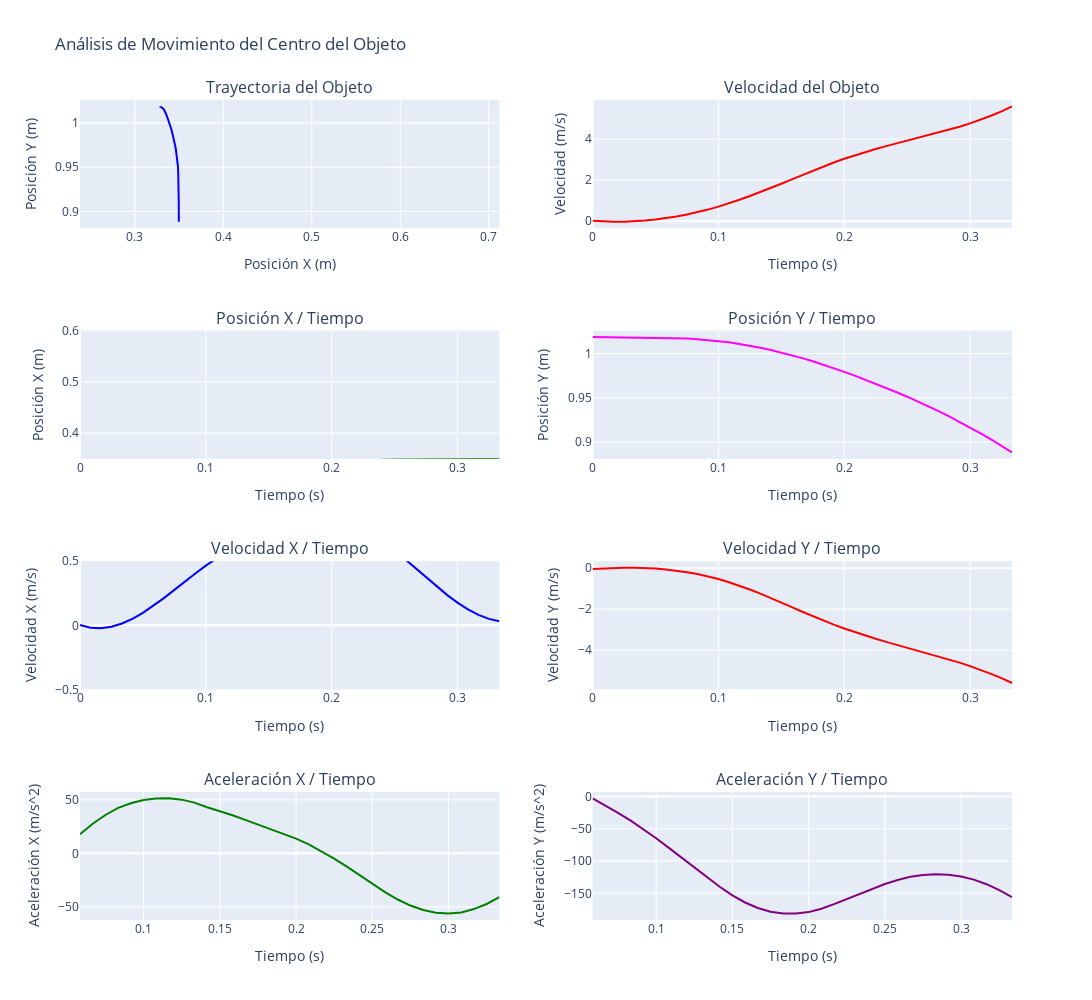

Notebook code cell kept with this figure:
### Code cell
# Elegir dataframe a graficar
dfG = dfCentro
dfG_speed = dfCentro_speed.copy()
dfG_acceleration = dfCentro_acceleration.copy()

import plotly.graph_objects as go
from plotly.subplots import make_subplots

# Suponiendo que tienes tus DataFrames cargados (dfG, dfG_speed, dfG_acceleration)

# Crear figura y ejes
fig = make_subplots(rows=4, cols=2, subplot_titles=("Trayectoria del Objeto", "Velocidad del Objeto", "Posición X / Tiempo", "Posición Y / Tiempo","Velocidad X / Tiempo", "Velocidad Y / Tiempo", "Aceleración X / Tiempo", "Aceleración Y / Tiempo"))

# Grafica la trayectoria
fig.update_xaxes(title_text="Posición X (m)", range=[0.35, 0.6], row=1, col=1, scaleanchor="y") # Relación 1:1 entre X e Y
fig.update_yaxes(title_text="Posición Y (m)", row=1, col=1)
fig.add_trace(go.Scatter(x=dfG['X'], y=dfG['Y'], mode='lines', marker=dict(color='blue')), row=1, col=1)

# Grafica la velocidad
fig.update_yaxes(title_text="Velocidad (m/s)", row=1, col=2)
fig.update_xaxes(title_text="Tiempo (s)", row=1, col=2)
fig.add_trace(go.Scatter(x=dfG_speed['Time (sec)'], y=dfG_speed['Speed'], mode='lines', marker=dict(color='red'), name='Velocidad Total'), row=1, col=2)

# Grafica la posición X / tiempo
fig.update_yaxes(title_text="Posición X (m)", range=[0.35,0.6], row=2, col=1)
fig.update_xaxes(title_text="Tiempo (s)", row=2, col=1)
fig.add_trace(go.Scatter(x=dfG['Time (sec)'], y=dfG['X'], mode='lines', marker=dict(color='green')), row=2, col=1)

# Grafica la posición Y / tiempo
fig.update_yaxes(title_text="Posición Y (m)", row=2, col=2)
fig.update_xaxes(title_text="Tiempo (s)", row=2, col=2)
fig.add_trace(go.Scatter(x=dfG['Time (sec)'], y=dfG['Y'], mode='lines', marker=dict(color='magenta')), row=2, col=2)

# Grafica la velocidad X / tiempo
fig.update_yaxes(title_text="Velocidad X (m/s)", range=[-0.5,0.5], row=3, col=1)
fig.update_xaxes(title_text="Tiempo (s)", row=3, col=1)
fig.add_trace(go.Scatter(x=dfG_speed['Time (sec)'], y=dfG_speed['Speed_X'], mode='lines', marker=dict(color='blue')), row=3, col=1)

# Grafica la velocidad Y / tiempo
fig.update_yaxes(title_text="Velocidad Y (m/s)", row=3, col=2)
fig.update_xaxes(title_text="Tiempo (s)", row=3, col=2)
fig.add_trace(go.Scatter(x=dfG_speed['Time (sec)'], y=dfG_speed['Speed_Y'], mode='lines', marker=dict(color='red')), row=3, col=2)

# Grafica la aceleración X / tiempo
fig.update_yaxes(title_text="Aceleración X (m/s^2)", row=4, col=1)
fig.update_xaxes(title_text="Tiempo (s)", row=4, col=1)
fig.add_trace(go.Scatter(x=dfG_acceleration['Time (sec)'], y=dfG_acceleration['Acceleration_X'], mode='lines', marker=dict(color='green')), row=4, col=1)

# Grafica la aceleración Y / tiempo
fig.update_yaxes(title_text="Aceleración Y (m/s^2)", row=4, col=2)
fig.update_xaxes(title_text="Tiempo (s)", row=4, col=2)
fig.add_trace(go.Scatter(x=dfG_acceleration['Time (sec)'], y=dfG_acceleration['Acceleration_Y'], mode='lines', marker=dict(color='purple')), row=4, col=2)

# Actualizar los títulos y ajustar el diseño
fig.update_layout(height=1000, width=1200, title_text="Análisis de Movimiento del Centro del Objeto", showlegend=False)

# Mostrar los gráficos
fig.show()

### Figure 1 — Plotly figure (JSON) as saved in the notebook; plotly's stock layout.template omitted (floating-point values rounded to 4 significant figures)
{"data": [{"marker": {"color": "blue"}, "mode": "lines", "type": "scatter", "x": [0.3286, 0.3285, 0.3285, 0.3286, 0.3288, 0.3291, 0.3295, 0.33, 0.3305, 0.3311, 0.3318, 0.3325, 0.3333, 0.3341, 0.3348, 0.3357, 0.3366, 0.3376, 0.3385, 0.3395, 0.3405, 0.3415, 0.3425, 0.3435, 0.3445, 0.3453, 0.3462, 0.3469, 0.3476, 0.3481, 0.3486, 0.3489, 0.3491, 0.3492, 0.3494, 0.3494, 0.3495, 0.3495, 0.3495, 0.3496, 0.3496], "xaxis": "x", "y": [1.019, 1.019, 1.018, 1.018, 1.018, 1.018, 1.018, 1.018, 1.017, 1.017, 1.016, 1.015, 1.014, 1.013, 1.011, 1.009, 1.007, 1.004, 1.001, 0.9982, 0.9949, 0.9913, 0.9876, 0.9836, 0.9793, 0.975, 0.9705, 0.9659, 0.9612, 0.9563, 0.9512, 0.946, 0.9405, 0.9348, 0.9289, 0.9228, 0.9164, 0.9098, 0.9029, 0.8957, 0.8883], "yaxis": "y"}, {"marker": {"color": "red"}, "mode": "lines", "name": "Velocidad Total", "type": "scatter", "x": [0, 0.008333, 0.01667, 0.025, 0.03333, 0.04167, 0.05, 0.05833, 0.06667, 0.075, 0.08333, 0.09167, 0.1, 0.1083, 0.1167, 0.125, 0.1333, 0.1417, 0.15, 0.1583, 0.1667, 0.175, 0.1833, 0.1917, 0.2, 0.2083, 0.2167, 0.225, 0.2333, 0.2417, 0.25, 0.2583, 0.2667, 0.275, 0.2833, 0.2917, 0.3, 0.3083, 0.3167, 0.325, 0.3333], "xaxis": "x2", "y": [0.01841, -0.01079, -0.0234, -0.01969, 9.523e-05, 0.03569, 0.08684, 0.1533, 0.2348, 0.331, 0.4418, 0.5685, 0.7123, 0.8724, 1.047, 1.233, 1.426, 1.622, 1.832, 2.046, 2.261, 2.472, 2.675, 2.869, 3.051, 3.22, 3.378, 3.525, 3.665, 3.8, 3.931, 4.057, 4.186, 4.319, 4.46, 4.611, 4.775, 4.953, 5.149, 5.366, 5.605], "yaxis": "y2"}, {"marker": {"color": "green"}, "mode": "lines", "type": "scatter", "x": [0, 0.008333, 0.01667, 0.025, 0.03333, 0.04167, 0.05, 0.05833, 0.06667, 0.075, 0.08333, 0.09167, 0.1, 0.1083, 0.1167, 0.125, 0.1333, 0.1417, 0.15, 0.1583, 0.1667, 0.175, 0.1833, 0.1917, 0.2, 0.2083, 0.2167, 0.225, 0.2333, 0.2417, 0.25, 0.2583, 0.2667, 0.275, 0.2833, 0.2917, 0.3, 0.3083, 0.3167, 0.325, 0.3333], "xaxis": "x3", "y": [0.3286, 0.3285, 0.3285, 0.3286, 0.3288, 0.3291, 0.3295, 0.33, 0.3305, 0.3311, 0.3318, 0.3325, 0.3333, 0.3341, 0.3348, 0.3357, 0.3366, 0.3376, 0.3385, 0.3395, 0.3405, 0.3415, 0.3425, 0.3435, 0.3445, 0.3453, 0.3462, 0.3469, 0.3476, 0.3481, 0.3486, 0.3489, 0.3491, 0.3492, 0.3494, 0.3494, 0.3495, 0.3495, 0.3495, 0.3496, 0.3496], "yaxis": "y3"}, {"marker": {"color": "magenta"}, "mode": "lines", "type": "scatter", "x": [0, 0.008333, 0.01667, 0.025, 0.03333, 0.04167, 0.05, 0.05833, 0.06667, 0.075, 0.08333, 0.09167, 0.1, 0.1083, 0.1167, 0.125, 0.1333, 0.1417, 0.15, 0.1583, 0.1667, 0.175, 0.1833, 0.1917, 0.2, 0.2083, 0.2167, 0.225, 0.2333, 0.2417, 0.25, 0.2583, 0.2667, 0.275, 0.2833, 0.2917, 0.3, 0.3083, 0.3167, 0.325, 0.3333], "xaxis": "x4", "y": [1.019, 1.019, 1.018, 1.018, 1.018, 1.018, 1.018, 1.018, 1.017, 1.017, 1.016, 1.015, 1.014, 1.013, 1.011, 1.009, 1.007, 1.004, 1.001, 0.9982, 0.9949, 0.9913, 0.9876, 0.9836, 0.9793, 0.975, 0.9705, 0.9659, 0.9612, 0.9563, 0.9512, 0.946, 0.9405, 0.9348, 0.9289, 0.9228, 0.9164, 0.9098, 0.9029, 0.8957, 0.8883], "yaxis": "y4"}, {"marker": {"color": "blue"}, "mode": "lines", "type": "scatter", "x": [0, 0.008333, 0.01667, 0.025, 0.03333, 0.04167, 0.05, 0.05833, 0.06667, 0.075, 0.08333, 0.09167, 0.1, 0.1083, 0.1167, 0.125, 0.1333, 0.1417, 0.15, 0.1583, 0.1667, 0.175, 0.1833, 0.1917, 0.2, 0.2083, 0.2167, 0.225, 0.2333, 0.2417, 0.25, 0.2583, 0.2667, 0.275, 0.2833, 0.2917, 0.3, 0.3083, 0.3167, 0.325, 0.3333], "xaxis": "x5", "y": [0.002592, -0.01849, -0.02234, -0.01082, 0.01421, 0.05087, 0.09731, 0.1517, 0.2121, 0.2766, 0.3435, 0.405, 0.4659, 0.5251, 0.5809, 0.6307, 0.6721, 0.7026, 0.7345, 0.7628, 0.7864, 0.8048, 0.8167, 0.8215, 0.8179, 0.8043, 0.7799, 0.7455, 0.7008, 0.6469, 0.5852, 0.516, 0.4447, 0.3732, 0.3036, 0.2378, 0.1776, 0.125, 0.08186, 0.0502, 0.03191], "yaxis": "y5"}, {"marker": {"color": "red"}, "mode": "lines", "type": "scatter", "x": [0, 0.008333, 0.01667, 0.025, 0.03333, 0.04167, 0.05, 0.05833, 0.06667, 0.075, 0.08333, 0.09167, 0.1, 0.1083, 0.1167, 0.125, 0.1333, 0.1417, 0.15, 0.1583, 0.1667, 0.175, 0.1833, 0.1917, 0.2, 0.2083, 0.2167, 0.225, 0.2333, 0.2417, 0.25, 0.2583, 0.2667, 0.275, 0.2833, 0.2917, 0.3, 0.3083, 0.3167, 0.325, 0.3333], "xaxis": "x6", "y": [-0.03834, -0.004415, 0.01806, 0.0285, 0.02632, 0.01094, -0.01822, -0.06176, -0.1202, -0.1943, -0.2844, -0.3963, -0.5288, -0.6813, -0.8522, -1.04, -1.241, -1.45, -1.672, -1.897, -2.121, -2.341, -2.551, -2.752, -2.942, -3.121, -3.288, -3.445, -3.595, -3.741, -3.883, -4.02, -4.158, -4.301, -4.45, -4.607, -4.775, -4.956, -5.152, -5.366, -5.599], "yaxis": "y6"}, {"marker": {"color": "green"}, "mode": "lines", "type": "scatter", "x": [0.05833, 0.06667, 0.075, 0.08333, 0.09167, 0.1, 0.1083, 0.1167, 0.125, 0.1333, 0.1417, 0.15, 0.1583, 0.1667, 0.175, 0.1833, 0.1917, 0.2, 0.2083, 0.2167, 0.225, 0.2333, 0.2417, 0.25, 0.2583, 0.2667, 0.275, 0.2833, 0.2917, 0.3, 0.3083, 0.3167, 0.325, 0.3333], "xaxis": "x7", "y": [17.89, 27.66, 35.88, 42.52, 46.89, 49.8, 51.34, 51.5, 50.24, 47.45, 43.09, 39.54, 35.63, 31.36, 26.87, 22.32, 17.94, 13.84, 8.376, 2.05, -4.914, -12.47, -20.37, -28.36, -36.24, -43.15, -48.8, -53.02, -55.57, -56.32, -55.23, -52.09, -47.33, -40.96], "yaxis": "y7"}, {"marker": {"color": "purple"}, "mode": "lines", "type": "scatter", "x": [0.05833, 0.06667, 0.075, 0.08333, 0.09167, 0.1, 0.1083, 0.1167, 0.125, 0.1333, 0.1417, 0.15, 0.1583, 0.1667, 0.175, 0.1833, 0.1917, 0.2, 0.2083, 0.2167, 0.225, 0.2333, 0.2417, 0.25, 0.2583, 0.2667, 0.275, 0.2833, 0.2917, 0.3, 0.3083, 0.3167, 0.325, 0.3333], "xaxis": "x8", "y": [-2.81, -13.9, -25.48, -37.55, -50.71, -64.77, -79.57, -94.86, -110.4, -125.6, -139.8, -153.1, -164.2, -172.8, -178.6, -181.3, -181.4, -179.1, -173.8, -166.8, -158.8, -150.6, -142.7, -135.7, -129.3, -124.5, -121.6, -120.5, -121.4, -124.1, -128.8, -135.9, -144.9, -155.8], "yaxis": "y8"}], "layout": {"annotations": [{"font": {"size": 16}, "showarrow": false, "text": "Trayectoria del Objeto", "x": 0.225, "xanchor": "center", "xref": "paper", "y": 1, "yanchor": "bottom", "yref": "paper"}, {"font": {"size": 16}, "showarrow": false, "text": "Velocidad del Objeto", "x": 0.775, "xanchor": "center", "xref": "paper", "y": 1, "yanchor": "bottom", "yref": "paper"}, {"font": {"size": 16}, "showarrow": false, "text": "Posición X / Tiempo", "x": 0.225, "xanchor": "center", "xref": "paper", "y": 0.7188, "yanchor": "bottom", "yref": "paper"}, {"font": {"size": 16}, "showarrow": false, "text": "Posición Y / Tiempo", "x": 0.775, "xanchor": "center", "xref": "paper", "y": 0.7188, "yanchor": "bottom", "yref": "paper"}, {"font": {"size": 16}, "showarrow": false, "text": "Velocidad X / Tiempo", "x": 0.225, "xanchor": "center", "xref": "paper", "y": 0.4375, "yanchor": "bottom", "yref": "paper"}, {"font": {"size": 16}, "showarrow": false, "text": "Velocidad Y / Tiempo", "x": 0.775, "xanchor": "center", "xref": "paper", "y": 0.4375, "yanchor": "bottom", "yref": "paper"}, {"font": {"size": 16}, "showarrow": false, "text": "Aceleración X / Tiempo", "x": 0.225, "xanchor": "center", "xref": "paper", "y": 0.1562, "yanchor": "bottom", "yref": "paper"}, {"font": {"size": 16}, "showarrow": false, "text": "Aceleración Y / Tiempo", "x": 0.775, "xanchor": "center", "xref": "paper", "y": 0.1562, "yanchor": "bottom", "yref": "paper"}], "height": 1000, "showlegend": false, "title": {"text": "Análisis de Movimiento del Centro del Objeto"}, "width": 1200, "xaxis": {"anchor": "y", "domain": [0, 0.45], "range": [0.35, 0.6], "scaleanchor": "y", "title": {"text": "Posición X (m)"}}, "xaxis2": {"anchor": "y2", "domain": [0.55, 1], "title": {"text": "Tiempo (s)"}}, "xaxis3": {"anchor": "y3", "domain": [0, 0.45], "title": {"text": "Tiempo (s)"}}, "xaxis4": {"anchor": "y4", "domain": [0.55, 1], "title": {"text": "Tiempo (s)"}}, "xaxis5": {"anchor": "y5", "domain": [0, 0.45], "title": {"text": "Tiempo (s)"}}, "xaxis6": {"anchor": "y6", "domain": [0.55, 1], "title": {"text": "Tiempo (s)"}}, "xaxis7": {"anchor": "y7", "domain": [0, 0.45], "title": {"text": "Tiempo (s)"}}, "xaxis8": {"anchor": "y8", "domain": [0.55, 1], "title": {"text": "Tiempo (s)"}}, "yaxis": {"anchor": "x", "domain": [0.8438, 1], "title": {"text": "Posición Y (m)"}}, "yaxis2": {"anchor": "x2", "domain": [0.8438, 1], "title": {"text": "Velocidad (m/s)"}}, "yaxis3": {"anchor": "x3", "domain": [0.5625, 0.7188], "range": [0.35, 0.6], "title": {"text": "Posición X (m)"}}, "yaxis4": {"anchor": "x4", "domain": [0.5625, 0.7188], "title": {"text": "Posición Y (m)"}}, "yaxis5": {"anchor": "x5", "domain": [0.2812, 0.4375], "range": [-0.5, 0.5], "title": {"text": "Velocidad X (m/s)"}}, "yaxis6": {"anchor": "x6", "domain": [0.2812, 0.4375], "title": {"text": "Velocidad Y (m/s)"}}, "yaxis7": {"anchor": "x7", "domain": [0, 0.1562], "title": {"text": "Aceleración X (m/s^2)"}}, "yaxis8": {"anchor": "x8", "domain": [0, 0.1562], "title": {"text": "Aceleración Y (m/s^2)"}}}}
